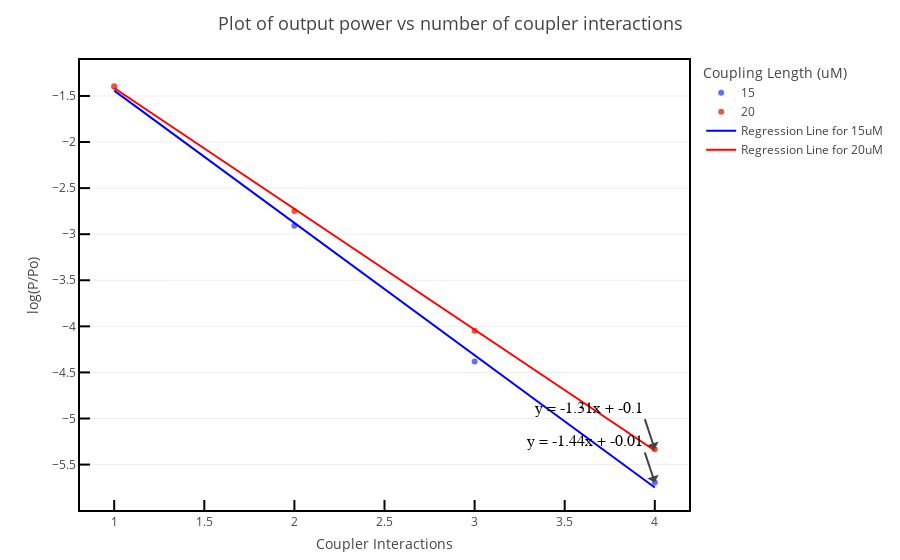

Notebook code cell kept with this figure:
### Markdown cell above
# Plotting points and lines via plotly

### Code cell
fig = px.scatter(df, x='Relative Position', y='log_fractional_power', color='Coupling length(um)')
fig.update_layout(title_text="Plot of output power vs number of coupler interactions", title_font_size=18, title_x=0.5, template="none", legend_title="Coupling Length (uM)", margin_b=50, margin_t=60)
fig.update_xaxes(showgrid=False, title_text="Coupler Interactions", showline=True, linewidth=2, linecolor='black', mirror=True, ticks="inside", tickwidth=2, tickcolor='black', ticklen=10, title_standoff=10)
fig.update_yaxes(title_text="log(P/Po)", showline=True, linewidth=2, linecolor='black', mirror=True, ticks="inside", tickwidth=2, tickcolor='black', ticklen=10, title_standoff=10)
fig.add_trace(go.Scatter(x=x_15, y=line_15, mode='lines', name='Regression Line for 15uM', line_color='blue'))
fig.add_trace(go.Scatter(x=x_20, y=line_20, mode='lines', name='Regression Line for 20uM', line_color='red'))
fig.add_annotation(x=max(x_15), y=min(y_15), xanchor='right', yanchor='bottom', text=eq_15, font=dict(family="Arial", size=16, color="black"))
fig.add_annotation(x=max(x_20), y=min(y_20), xanchor='right', yanchor='bottom', text=eq_20, font=dict(family="Arial", size=16, color="black"))
fig.show()

### Figure 1 — Plotly figure (JSON) as saved in the notebook; plotly's stock layout.template omitted (floating-point values rounded to 4 significant figures)
{"data": [{"hovertemplate": "Coupling length(um)=15<br>Relative Position=%{x}<br>log_fractional_power=%{y}<extra></extra>", "legendgroup": "15", "marker": {"color": "#636efa", "symbol": "circle"}, "mode": "markers", "name": "15", "orientation": "v", "showlegend": true, "type": "scatter", "x": [1, 2, 3, 4], "xaxis": "x", "y": [-1.399, -2.908, -4.381, -5.693], "yaxis": "y"}, {"hovertemplate": "Coupling length(um)=20<br>Relative Position=%{x}<br>log_fractional_power=%{y}<extra></extra>", "legendgroup": "20", "marker": {"color": "#EF553B", "symbol": "circle"}, "mode": "markers", "name": "20", "orientation": "v", "showlegend": true, "type": "scatter", "x": [1, 2, 3, 4], "xaxis": "x", "y": [-1.395, -2.747, -4.047, -5.333], "yaxis": "y"}, {"line": {"color": "blue"}, "mode": "lines", "name": "Regression Line for 15uM", "type": "scatter", "x": [1, 2, 3, 4], "y": [-1.442, -2.877, -4.313, -5.749]}, {"line": {"color": "red"}, "mode": "lines", "name": "Regression Line for 20uM", "type": "scatter", "x": [1, 2, 3, 4], "y": [-1.413, -2.725, -4.036, -5.347]}], "layout": {"annotations": [{"font": {"color": "black", "family": "Arial", "size": 16}, "text": "y = -1.44x + -0.01", "x": 4, "xanchor": "right", "y": -5.693, "yanchor": "bottom"}, {"font": {"color": "black", "family": "Arial", "size": 16}, "text": "y = -1.31x + -0.1", "x": 4, "xanchor": "right", "y": -5.333, "yanchor": "bottom"}], "legend": {"title": {"text": "Coupling Length (uM)"}, "tracegroupgap": 0}, "margin": {"b": 50, "t": 60}, "title": {"font": {"size": 18}, "text": "Plot of output power vs number of coupler interactions", "x": 0.5}, "xaxis": {"anchor": "y", "domain": [0, 1], "linecolor": "black", "linewidth": 2, "mirror": true, "showgrid": false, "showline": true, "tickcolor": "black", "ticklen": 10, "ticks": "inside", "tickwidth": 2, "title": {"standoff": 10, "text": "Coupler Interactions"}}, "yaxis": {"anchor": "x", "domain": [0, 1], "linecolor": "black", "linewidth": 2, "mirror": true, "showline": true, "tickcolor": "black", "ticklen": 10, "ticks": "inside", "tickwidth": 2, "title": {"standoff": 10, "text": "log(P/Po)"}}}}
